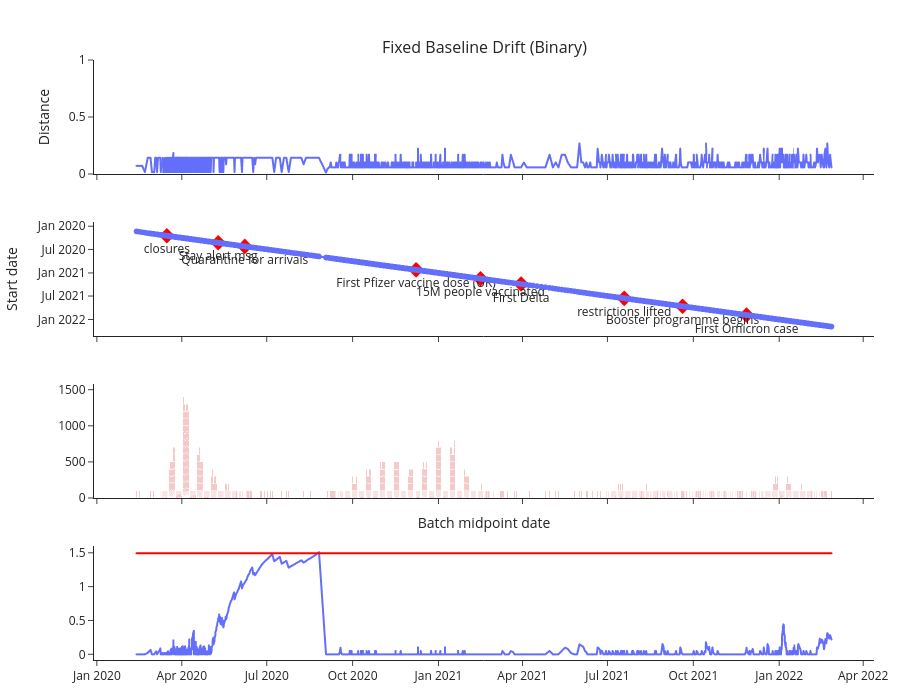

The notebook cell this image was saved under:
### Code cell
results, fig = rolling_metric_fixed_baseline_cusum(
    data=data, 
    value_col='symptoms_runny_nose',
    date_col="date_admit",
    events=events,
    batch=100,
    baseline_batches=3,
    n_bins=10,
    k=0.12 ,          # example for a distance metric; tune from stable period
    metric_name=None,    # uses first metric returned by your metrics function
    plot=True,
    th=1.5,
    subsample_rate_low=0.2
)

fig.show()
k = np.quantile([r["metric_value"] for r in results[:10]], 0.75)
print(k)

### Figure 1 — Plotly figure (JSON) as saved in the notebook; plotly's stock layout.template omitted (floating-point values rounded to 4 significant figures; data arrays with more than 128 entries replaced by an {"elided": "..."} marker saying what was removed)
{"data": [{"hovertemplate": "Batch midpoint date=%{x}<br>Binary Distance=%{y}<extra></extra>", "legendgroup": "", "line": {"color": "#636efa", "dash": "solid"}, "marker": {"symbol": "circle"}, "mode": "lines", "name": "", "showlegend": false, "type": "scattergl", "x": {"elided": "1939 str values"}, "xaxis": "x", "y": {"elided": "1939 float values"}, "yaxis": "y"}, {"hovertemplate": "Batch midpoint date=%{x}<br>Start date=%{y}<extra></extra>", "legendgroup": "", "marker": {"color": "#636efa", "symbol": "circle"}, "mode": "lines+markers", "name": "", "showlegend": false, "type": "scattergl", "x": {"elided": "1939 str values"}, "xaxis": "x2", "y": {"elided": "1939 str values"}, "yaxis": "y2"}, {"customdata": {"elided": "1939x2 float values"}, "hovertemplate": "Count: %{customdata[0]}<br>Percentage: %{customdata[1]:.1f}%<extra></extra>", "name": "Percentage", "type": "bar", "x": {"elided": "1939 str values"}, "xaxis": "x3", "y": {"elided": "1939 float values"}, "yaxis": "y3"}, {"hoverinfo": "skip", "name": "Remaining", "type": "bar", "x": {"elided": "1939 str values"}, "xaxis": "x3", "y": {"elided": "1939 float values"}, "yaxis": "y3"}, {"hovertemplate": "Batch midpoint date=%{x}<br>cusum=%{y}<extra></extra>", "legendgroup": "", "line": {"color": "#636efa", "dash": "solid"}, "marker": {"symbol": "circle"}, "mode": "lines", "name": "", "showlegend": false, "type": "scattergl", "x": {"elided": "1939 str values"}, "xaxis": "x4", "y": {"elided": "1939 float values"}, "yaxis": "y4"}, {"hovertemplate": "Batch midpoint date=%{x}<br>threshold=%{y}<extra></extra>", "legendgroup": "", "line": {"color": "red", "dash": "solid"}, "marker": {"symbol": "circle"}, "mode": "lines", "name": "", "showlegend": false, "type": "scattergl", "x": {"elided": "1939 str values"}, "xaxis": "x4", "y": {"elided": "1939 float values"}, "yaxis": "y4"}, {"marker": {"color": "red", "size": 12, "symbol": "diamond"}, "mode": "markers+text", "name": "Events", "text": ["closures", "Stay alert msg", "Quarantine for arrivals", "First Pfizer vaccine dose (UK)", "15M people vaccinated", "First Delta", "restrictions lifted", "Booster programme begins", "First Omicron case"], "textposition": "bottom center", "type": "scatter", "x": ["2020-03-16T00:00:00.000000000", "2020-05-10T00:00:00.000000000", "2020-06-07T12:00:00.000000000", "2020-12-08T00:00:00.000000000", "2021-02-15T00:00:00.000000000", "2021-03-30T12:00:00.000000000", "2021-07-19T00:00:00.000000000", "2021-09-19T12:00:00.000000000", "2021-11-27T00:00:00.000000000"], "xaxis": "x2", "y": ["2020-03-16T00:00:00.000000000", "2020-05-10T00:00:00.000000000", "2020-06-07T00:00:00.000000000", "2020-12-08T00:00:00.000000000", "2021-02-15T00:00:00.000000000", "2021-03-29T00:00:00.000000000", "2021-07-19T00:00:00.000000000", "2021-09-19T00:00:00.000000000", "2021-11-27T00:00:00.000000000"], "yaxis": "y2"}], "layout": {"annotations": [{"font": {"size": 16}, "showarrow": false, "text": "Fixed Baseline Drift (Binary)", "x": 0.5, "xanchor": "center", "xref": "paper", "y": 1, "yanchor": "bottom", "yref": "paper"}], "barmode": "stack", "height": 700, "margin": {"b": 40, "l": 50, "r": 20, "t": 60}, "showlegend": false, "xaxis": {"anchor": "y", "domain": [0, 1], "matches": "x4", "showticklabels": false}, "xaxis2": {"anchor": "y2", "domain": [0, 1], "matches": "x4", "showticklabels": false}, "xaxis3": {"anchor": "y3", "domain": [0, 1], "matches": "x4", "showticklabels": false, "title": {"text": "Batch midpoint date"}}, "xaxis4": {"anchor": "y4", "domain": [0, 1]}, "yaxis": {"anchor": "x", "domain": [0.81, 1], "range": [0, 1], "title": {"text": "Distance"}}, "yaxis2": {"anchor": "x2", "autorange": "reversed", "domain": [0.54, 0.73], "title": {"text": "Start date"}}, "yaxis3": {"anchor": "x3", "domain": [0.27, 0.46]}, "yaxis4": {"anchor": "x4", "domain": [0, 0.19]}}}
